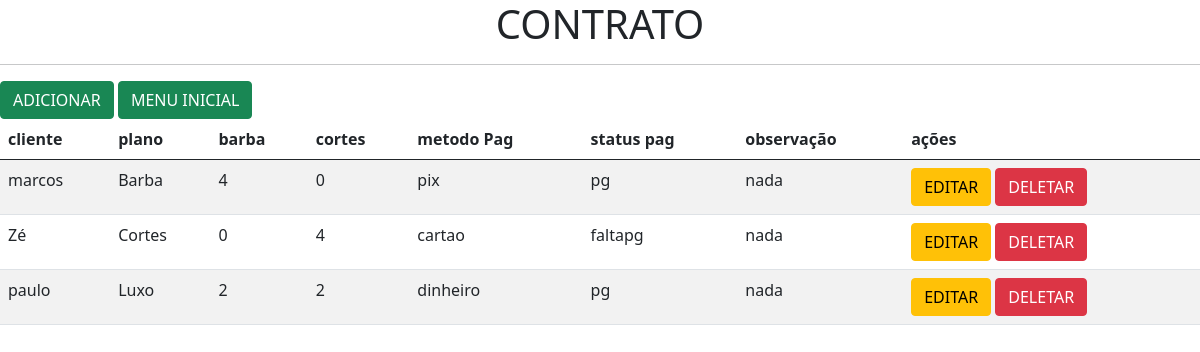
The page /contrato/ on the database as committed earlier.
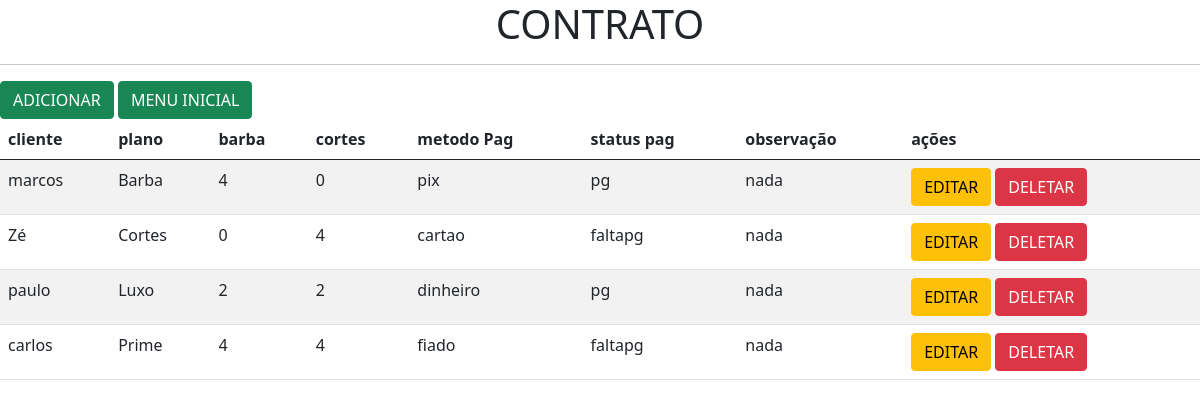
The same page on the database as committed later.
### AppBarb/models.py (models this page shows, shortened)
class Contrato(models.Model):
    METODO_PG_CHOICES = (
        ('pix', 'pix'),
        ('cartao', 'cartao'),
        ('dinheiro', 'dinheiro'),
        ('fiado', 'fiado')
    )
    STATUS_PG_CHOICES = (
        ('pg', 'Pago'),
        ('faltapg', 'Falta Pagamento'),
    )
    id_cliente = models.ForeignKey(Cliente,null=True, on_delete=models.CASCADE)
    id_plano = models.ForeignKey(Plano,null=True, on_delete=models.CASCADE)
    metodoPgto = models.CharField(max_length=100, null=True , choices= METODO_PG_CHOICES)
    statusPgto = models.CharField(max_length=10, null=True, choices= STATUS_PG_CHOICES)
    observacao = models.CharField(max_length=300, null=True )

class Cliente(models.Model):
    nome = models.CharField(max_length=200)
    endereço = models.CharField(max_length=200)
    telefone = models.CharField(max_length=10)
    cpf = models.CharField(max_length=11, unique=True)
    def __str__(self):
        return self.nome

class Plano(models.Model):
    plano = models.CharField(max_length=100)
    barba = models.IntegerField()
    corte = models.IntegerField()
    valor = models.DecimalField(max_digits=5, decimal_places=2)
    def __str__(self):
        return self.plano

### AppBarb/views.py (the view)
# urls.py: path('contrato/', views.contrato, name='contrato'),
def contrato(request):
    contratos = Contrato.objects.all()
    context = {
        'contratos': contratos
    }
    return render(request, 'contrato/contrato.html', context)

### AppBarb/templates/contrato/contrato.html (shortened to what this page needs)
{%extends 'base.html'%}
{%block content%}
<h1> <center>CONTRATO</center></h1>
       <hr>
       <a class="btn btn-success" href="{% url 'contrato_add' %}">ADICIONAR</a>
       <a class="btn btn-success" href="{% url 'home' %}">MENU INICIAL</a>
       <table class="table table-striped">
          <thead>
             <tr>
                <th>cliente</th>
                <th>plano</th>
                <th>barba</th>
                <th>cortes</th>
                <th>metodo Pag</th>
                <th>status pag</th>
                <th>observação</th>
                <th>ações</th>
            </tr>
          </thead>
          <tbody>
            {% for contrato in contratos %}
            <tr>
                <td>{{contrato.id_cliente}}</td>
                <td>{{contrato.id_plano}}</td>
                <td>{{contrato.id_plano.barba}}</td>
                <td>{{contrato.id_plano.corte}}</td>
                <td>{{contrato.metodoPgto}}</td>
                <td>{{contrato.statusPgto}}</td>
                <td>{{contrato.observacao}}</td>
                <td>
                    <a class="btn btn-warning" href="{% url 'contrato_edit' contrato.id %}">EDITAR</a>
                    <a class="btn btn-danger" href="{% url 'contrato_delete' contrato.id %}">DELETAR</a>
                </td>
            </tr>
            {% endfor %}
          </tbody>
        </table>
{%endblock%}

Rows that differ between the two databases and show on the page:
added Contrato: id_cliente "carlos", id_plano "Prime", id_plano.barba "4", id_plano.corte "4", metodoPgto "fiado", statusPgto "faltapg", observacao "nada"
